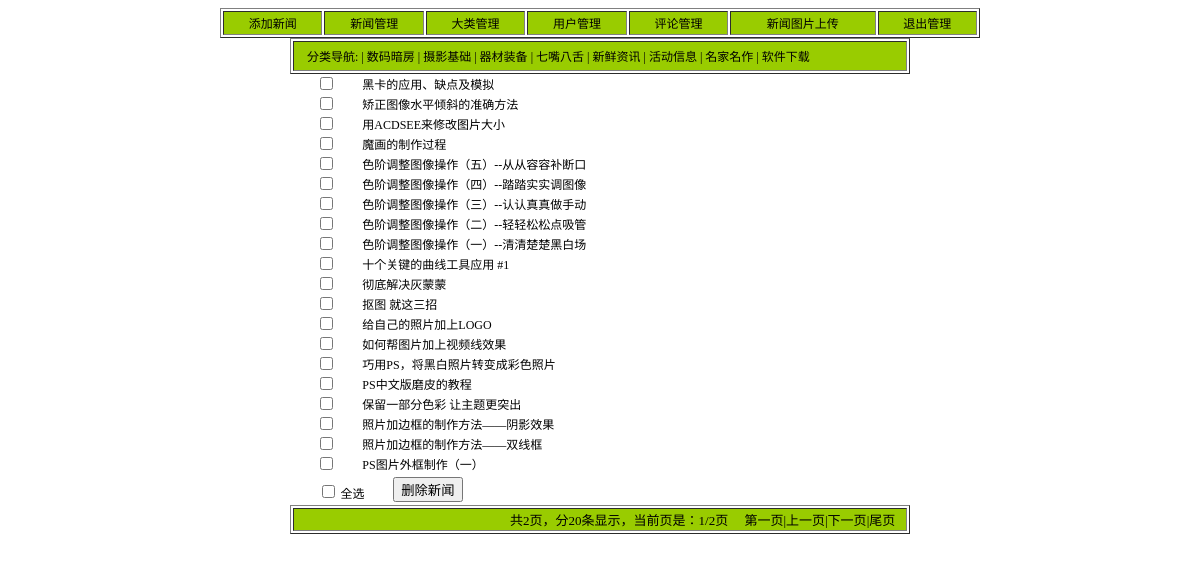
/site/news/m_c_big.php?b_id=4, run on the app's committed database.
### tables this page shows
CREATE TABLE `big` (
  `b_id` int(11) NOT NULL auto_increment,
  `b_type` varchar(50) default NULL,
  PRIMARY KEY  (`b_id`)
);

CREATE TABLE `news` (
  `n_id` int(11) NOT NULL auto_increment,
  `b_id` int(11) default NULL,
  `n_title` varchar(50) default NULL,
  `n_author` varchar(50) default NULL,
  `n_content` text,
  `n_data` datetime default NULL,
  `n_hit` int(11) default NULL,
  `n_com` int(11) default NULL,
  `n_path` varchar(50) default NULL,
  `n_i` int(11) default NULL,
  PRIMARY KEY  (`n_id`)
);

### site/news/m_c_big.php (the view, shortened to what this page needs)
<?
include '../conn.php';
$b_id=$_GET['b_id'];
function MM_joinChar($firstItem)
{
  if (($firstItem!=""))
  {
    $function_ret="&";
  }
    else
  {
    $function_ret="";
  }
  return $function_ret;
}
?>
<?
$sql ="SELECT * FROM big";
$result2 = mysql_query($sql,$db) or die("Could not connect : " . mysql_error());
?>
<html>
<head>
<link rel="stylesheet" href="pipi.css" type="text/css">
</head>
<body bgcolor="#FFFFFF" text="#000000">
<table width="760" border="1" align="center" height="30">
  <tr>
    <td bgcolor="#99CC00">
      <div align="center"><a href="m_add_d.php">添加新闻</a></div>
    </td>
    <td bgcolor="#99CC00">
      <div align="center"><a href="m_list.php">新闻管理</a></div>
    </td>
    <td bgcolor="#99CC00">
      <div align="center"><a href="m_big.php">大类管理</a></div>
    </td>
    <td bgcolor="#99CC00">
       <div align="center"><a href="m_user.php">用户管理</a></div>
    </td>
    <td bgcolor="#99CC00">
      <div align="center"><a href="m_review.php">评论管理</a></div>
    </td>
    <td bgcolor="#99CC00">
      <div align="center"><a href="fileup.php" target="_blank">新闻图片上传</a></div>
    </td>
    <td bgcolor="#99CC00">
      <div align="center"><a href="logout.php">退出管理</a></div>
    </td>
  </tr>
</table>
<form name="form" method="post" action="m_list_del.php">
  <table width="620" border="1" align="center" height="30">
    <tr>
      <td bgcolor="#99CC00" height="30">　分类导航:
        <?
while ( $rs2 = mysql_fetch_array($result2))
{
?>
       | <A HREF="m_c_big.php?<?   echo $MM_keepNone.MM_joinChar($MM_keepNone)."b_id=".$rs2["b_id"]; ?>"><?   echo $rs2["b_type"]; ?></A>
 <?
 }
?>
      </td>
    </tr>
  </table>
<?
$pagesize = 20;
if (isset($_GET['page']))
{
$page = intval($_GET['page'] );
$sql = "SELECT n_id, n_title, n_data, n_i FROM news where b_id = ".$b_id." ORDER BY n_data DESC limit ". ($page-1)*$pagesize .", $pagesize";
}
 else if (isset($_POST['page']))
{
 $page = intval($_POST['page'] );
$sql = "SELECT n_id, n_title, n_data, n_i FROM news  where b_id = ".$b_id."  ORDER BY n_data DESC limit ". ($page-1)*$pagesize .", $pagesize";
}
else
{
  $page = 1;
  $sql = "SELECT n_id, n_title, n_data, n_i FROM news  where b_id = ".$b_id."  ORDER BY n_data DESC";
}
$result = mysql_query($sql,$db) or die("Could not connect : " . mysql_error());
$rs = mysql_fetch_array($result);
  if (isset($_GET['amount']))
  {
  $amount = intval($_GET['amount'] );
  }
   else if  (isset($_POST['amount']))
  {
   $amount = intval($_POST['amount'] );
   }
  else
  {
   $amount = mysql_num_rows($result);
   }
if( $amount ){
   if( $amount % $pagesize ){
       $page_count = (int)($amount / $pagesize) + 1;
   }else{
       $page_count = $amount / $pagesize;
   }
}
else{
   $page_count = 0;
}
?>
<?
$checknum=0;
for ($ipage=1; $ipage<=$pagesize; $ipage=$ipage+1)
{
$checknum+=1;
?>
  <table width="620" align="center" cellpadding="0" border="0" cellspacing="0" height="20">
    <tr>
      <td width="70" valign="top">
        <div align="center">
          <input type="checkbox" name="check<?php echo $checknum ?>" value="<?   echo $rs["n_id"] ?>">
        </div>
      </td>
      <td width="530">
<A HREF="m_up.php? <? echo $MM_keepNone.MM_joinChar($MM_keepNone)."n_id=".$rs["n_id"];?>"> <? echo $rs["n_title"] ?></A>
</td>
    </tr>
  </table>
 <?
  $rs=mysql_fetch_array($result);
}
?>
  <table width="620" border="0" align="center">
    <tr bgcolor="#FFFFFF">
      <td width="93" valign="bottom">
        <div align="center">
          <input type="checkbox" name="all"  onClick="selectall(this.form);">
          全选</div>
      </td>
      <td width="389">
        <input type="submit" name="Submit" value="删除新闻">
      </td>
      <td width="104">
      </td>
    </tr>
  </table>
  <table width="620" border="1" align="center" height="25">
    <tr>
      <td bgcolor="#99CC00">
 <div align="right">&nbsp;<span class="main">&nbsp;<font size="2">共<? echo $page_count ?>页，分<? echo $pagesize ?>条显示，当前页是：<? echo $page ?>/<? echo $page_count ?>页&nbsp; &nbsp;&nbsp;
<?
$page_string = '';
if( $page == 1 ){
   $page_string .= '第一页|上一页|';
}
else{
   $page_string .= '<a href=?page=1'.'&b_id='.$b_id.'&amount='.$amount.' class="main">第一页</a>|<a href=?page='.($page-1).'&b_id='.$b_id.'&amount='.$amount.' class="main">上一页</a>|';
}
if( ($page == $page_count) || ($page_count == 0) ){
   $page_string .= '下一页|尾页';
}
else{
   $page_string .= '<a href=?page='.($page+1).'&b_id='.$b_id.'&amount='.$amount.' class="main">下一页</a>|<a href=?page='.$page_count.'&b_id='.$b_id.'&amount='.$amount.' class="main" >尾页</a>';
}
echo $page_string;
?>   &nbsp;&nbsp;
   </font> </div>
     </td>
    </tr>
  </table>
</form>
</body>
</html>

### site/news/pipi.css (style rules this page uses)
body { font-family: "宋体"; font-size: 12px }
td { font-family: "宋体"; font-size: 12px }
a:link { color: #000000; text-decoration: none }

### data on the page
big: b_type "数码暗房"
big: b_type "摄影基础"
big: b_type "器材装备"
big: b_type "七嘴八舌"
big: b_type "新鲜资讯"
big: b_type "活动信息"
big: b_type "名家名作"
big: b_type "软件下载"
news: n_title "黑卡的应用、缺点及模拟"
news: n_title "矫正图像水平倾斜的准确方法"
news: n_title "用ACDSEE来修改图片大小"
news: n_title "魔画的制作过程"
news: n_title "色阶调整图像操作（五）--从从容容补断口"
news: n_title "色阶调整图像操作（四）--踏踏实实调图像"
news: n_title "色阶调整图像操作（三）--认认真真做手动"
news: n_title "色阶调整图像操作（二）--轻轻松松点吸管"
news: n_title "色阶调整图像操作（一）--清清楚楚黑白场"
news: n_title "十个关键的曲线工具应用 #1"
news: n_title "彻底解决灰蒙蒙"
news: n_title "抠图 就这三招"
news: n_title "给自己的照片加上LOGO"
news: n_title "如何帮图片加上视频线效果"
news: n_title "巧用PS，将黑白照片转变成彩色照片"
news: n_title "PS中文版磨皮的教程"
news: n_title "保留一部分色彩 让主题更突出"
news: n_title "照片加边框的制作方法——阴影效果"
news: n_title "照片加边框的制作方法——双线框"
news: n_title "PS图片外框制作（一）"

### other printed values
$page_count "2"
$pagesize "20"
$page "1"
